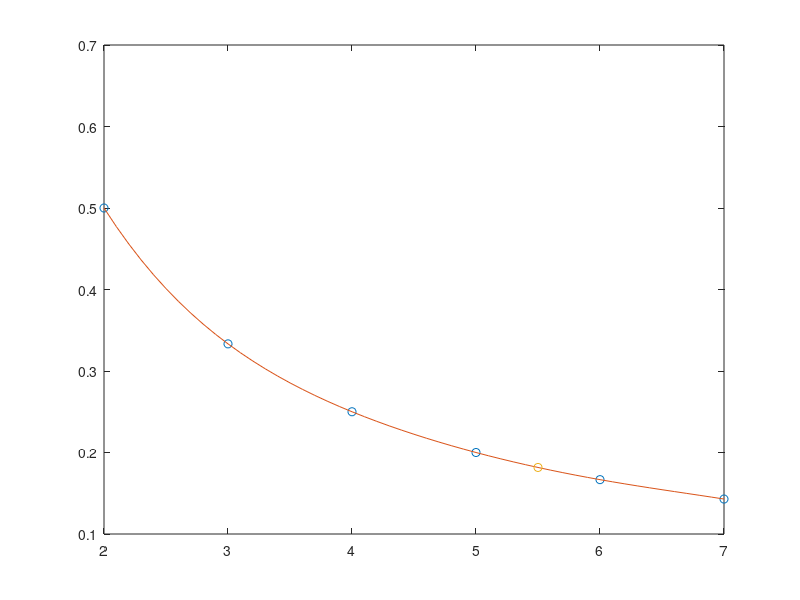

Source code (MATLAB):
function interpolacao()
  clc;
  passo = 0.1;
  x = [2, 3, 4, 5, 6, 7];
  y = [0.5, 0.3333, 0.25, 0.2, 0.1667, 0.1429];
  xestimado = [5.5];
  
  ordem = input('Qual a ordem ');
  
  coeficientes = elementos(ordem, x, y)
  [r2, coeficientedeterminacao] = determinacao(x, y, coeficientes)
  plotagem(x, y, xestimado, passo, coeficientes);
endfunction

function plotagem(x, y, xestimado, passo, coeficientes)
  xauxiliar = x(1):passo:x(end);
  yauxiliar = x(1):passo:x(end);
  
  for i = 1:numel(xauxiliar)
    yauxiliar(i) = funcao(coeficientes, xauxiliar(i));
  endfor
  
  plot(x, y, 'marker', 'o', 'linestyle', 'none');
  hold on;
  plot(xauxiliar, yauxiliar);
  plot(xestimado, funcao(coeficientes, xestimado), 'marker', 'o');
  hold on;
endfunction

function coeficientes = elementos(ordem, x, y)
   matrizA = zeros(ordem + 1, ordem + 2);
   [~, n] = size(x);
   for i = 1:(ordem+1)
     for j = 1:i
       k = i + j - 2;
       soma = 0;
       for l = 1:n
         soma = soma + x(l)^k;
       endfor
       matrizA(i,j) = soma;
       matrizA(j,i) = soma;
     endfor
     soma = 0;
     for l = 1:n
       soma = soma + y(l) * x(l)^(i-1);
     endfor
     matrizA(i, (ordem + 2)) = soma;
   endfor
   % FAtiar separando a e b
   A = matrizA(:, 1:(end-1));
   b = matrizA(:, end);
   coeficientes = A\b;
endfunction

function [r2, coeficientedeterminacao] = determinacao(x, y, coeficientes)
  st = 0;
  sr = 0;
  for i = numel(coeficientes)
    st = st + (y(i) - mean(y))^2;
    sr = sr + (y(i) - (funcao(coeficientes, x(i))))^2;
  endfor
  r2 = (st-sr)/st;
  coeficientedeterminacao = sqrt(r2);
endfunction

function y = funcao(coeficientes, ponto)
  y = 0;
  for i = 1:numel(coeficientes)
    y = y + coeficientes(i) * ponto^(i - 1);
  endfor
endfunction